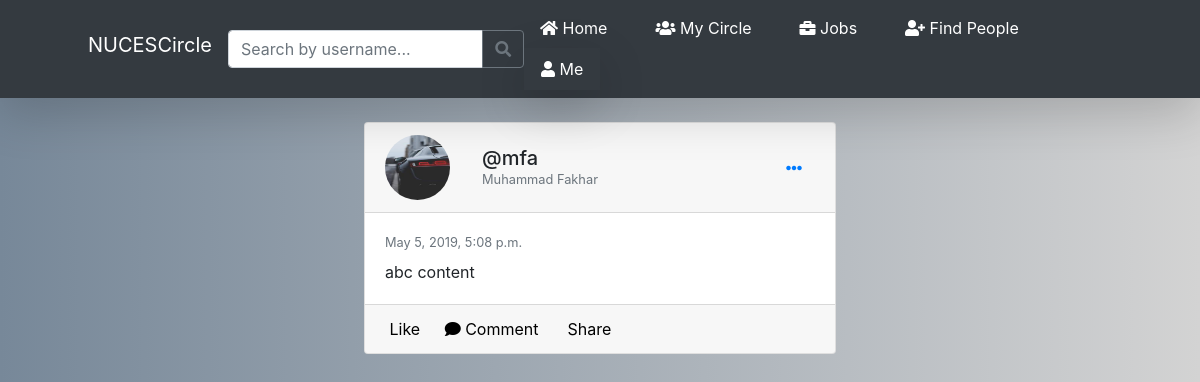
/post/167/ (signed in), run on the app's committed database.
### nucescircle/models.py (models this page shows, shortened)
class Post(models.Model):
    content = models.TextField()
    post_date = models.DateTimeField(default=timezone.now)
    post_user = models.ForeignKey(User, on_delete=models.CASCADE)

### users/models.py (models this page shows, shortened)
class Profile(models.Model):
    user = models.OneToOneField(User, on_delete=models.CASCADE)
    accomplishments = models.CharField(max_length=255, blank=True)
    skills = models.CharField(max_length=255, blank=True)
    experiences = models.CharField(max_length=255, blank=True)
    interests = models.CharField(max_length=255, blank=True)
    grad_date = models.DateTimeField(blank=True, null=True)
    image = models.ImageField(default='default.jpg', upload_to='profile_pics')
    friends = models.ManyToManyField("Profile", blank=True)  # to have a list of all the associated other user models

### nucescircle/views.py (the view)
# urls.py: path('post/<int:pk>/', PostDetailView.as_view(), name='post-detail'),
class PostDetailView(LoginRequiredMixin, DetailView):  # home list view
    model = Post

### nucescircle/templates/nucescircle/post_detail.html (shortened to what this page needs)
{% extends "nucescircle/base.html" %}
{% block content %}
<div class="col-md-6 mx-auto gedf-main mt-4">
    <div class="card gedf-card">
        <div class="card-header">
            <div class="d-flex justify-content-between align-items-center">
                <div class="d-flex justify-content-between align-items-center">
                    <div class="mr-2">
                        <img class="rounded-circle post-img" src="{{ post.post_user.profile.image.url }}" alt="">
                    </div>
                    <div class="ml-2">
                        <div class="h5 m-0">@{{object.post_user.username}}</div>
                        <div class="h7 text-muted">{{object.post_user.first_name}} {{object.post_user.last_name}}</div>
                    </div>
                </div>
                <div>
                    {% if object.post_user == user %}
                    <div class="dropdown">
                        <button class="btn btn-link dropdown-toggle" type="button" id="gedf-drop1" data-toggle="dropdown" aria-haspopup="true" aria-expanded="false">
                            <i class="fas fa-ellipsis-h"></i>
                        </button>
                    </div>
                    {% endif %}
                </div>
            </div>
        </div>
        <div class="card-body">
            <div class="text-muted h7 mb-2"> {{object.post_date}}</div>
            <p class="card-text">
                {{object.content}}
            </p>
        </div>
        <div class="card-footer">
            <a href="#" class="card-link"> Like</a>
            <a href="#" class="card-link"><i class="fas fa-comment"></i> Comment</a>
            <a href="#" class="card-link"> Share</a>
        </div>
    </div>
</div>
{% endblock content %}

### nucescircle/static/nucescircle/newStyling.css (style rules this page uses)
a { color: black; }
#gradBg2 { background-color: slategray; background-image: linear-gradient(90deg, lightslategray, lightgray); }
body { background-color: #eeeeee; }
.h7 { font-size: 0.8rem; }
@media (min-width: 992px) { .gedf-main { padding-left: 4rem; padding-right: 4rem; } }
@media (min-width: 992px) { .gedf-card { margin-bottom: 2.77rem; } }
.dropdown-toggle::after { content: none; display: none; }
.post-img { height: 65px; width: 65px; margin-right: 16px; }

### data on the page
Post: post_user.profile.image (picture), post_user.username "mfa", post_user.first_name "Muhammad", post_user.last_name "Fakhar", post_date "May 5, 2019, 5:08 p.m.", content "abc content"
